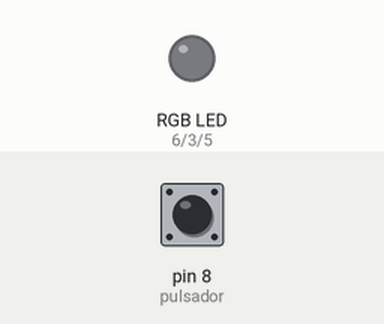
A sketch run on a simulated Arduino Uno, built with avr-gcc and run on an emulated ATmega328P. Parts: an RGB LED mixed from three pins (HIGH = lit). Inputs (shaded band) come from the test bench; at power-on: pin 8 (pulsador) LOW. Dim RGB values are drawn brighter than linear; random numbers use the default seed unless the sketch sets one.

Above: at 1.2 s.
1.3 s: pin 8 (pulsador) pulled HIGH for 3.2 s
At 5.0 s:
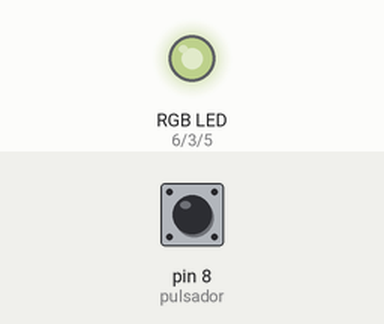
6.0 s: pin 8 (pulsador) pulled HIGH for 0.15 s
At 7.2 s:
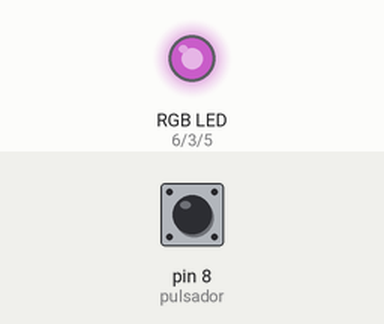
7.6 s: pin 8 (pulsador) pulled HIGH for 1 s
At 8.6 s:
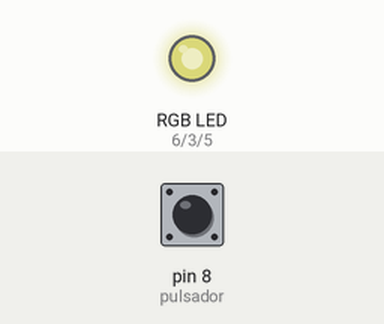
10.1 s: pin 8 (pulsador) pulled HIGH for 0.15 s
At 10.5 s:
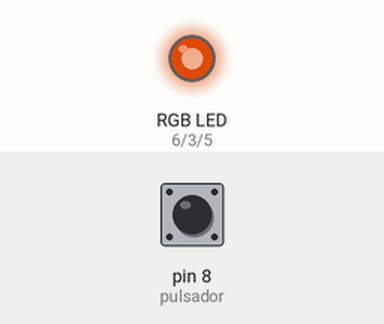
11.7 s: pin 8 (pulsador) pulled HIGH for 0.15 s
At 12.9 s:
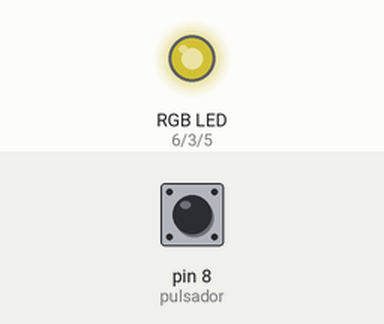
13.3 s: pin 8 (pulsador) pulled HIGH for 1 s
At 14.2 s:
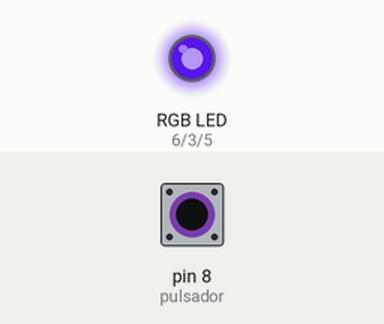
Timing chart, 0 to 16.3 s (numbered marks = the images above; inputs shaded):
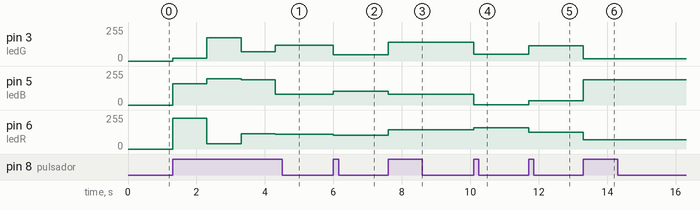

The sketch:

LedRBG.ino
```cpp
int ledR=6;
int ledG=3;
int ledB=5;
int pulsador=8;

// Variables para guardar el color actual.
int valorR;
int valorG;
int valorB;

void setup() {
  pinMode(ledR, OUTPUT);
  pinMode(ledG, OUTPUT);
  pinMode(ledB, OUTPUT);
  pinMode(pulsador, INPUT);

}

void loop() {
  int lecturaBoton=digitalRead(pulsador);

  if(lecturaBoton==HIGH){
    valorR=random(255);
    valorG=random(255);
    valorB=random(255);

    analogWrite(ledR, valorR);
    analogWrite(ledG, valorG);
    analogWrite(ledB, valorB);

    delay(1000);
  }

}
```

Measured:
- after the input at 1.3 s, pin 3 (ledG): 0/255 → 19/255 at once, → 175/255 1.0 s later, → 68/255 1.0 s later, → 120/255 1.0 s later; pin 5 (ledB): 0/255 → 158/255 at once, → 197/255 1.0 s later, → 188/255 1.0 s later, → 80/255 1.0 s later; pin 6 (ledR): 0/255 → 232/255 at once, → 38/255 1.0 s later, → 114/255 1.0 s later, → 109/255 1.0 s later
- after the input at 6.0 s, pin 3 (ledG): 120/255 → 47/255 at once; pin 5 (ledB): 80/255 → 102/255 at once; pin 6 (ledR): 109/255 → 102/255 at once
- after the input at 7.6 s, pin 3 (ledG): 47/255 → 142/255 at once; pin 5 (ledB): 102/255 → 79/255 at once; pin 6 (ledR): 102/255 → 143/255 at once
- after the input at 10.1 s, pin 3 (ledG): 142/255 → 52/255 at once; pin 5 (ledB): 79/255 → 3/255 at once; pin 6 (ledR): 143/255 → 160/255 at once
- after the input at 11.7 s, pin 3 (ledG): 52/255 → 114/255 at once; pin 5 (ledB): 3/255 → 32/255 at once; pin 6 (ledR): 160/255 → 124/255 at once
- after the input at 13.3 s, pin 3 (ledG): 114/255 → 18/255 at once; pin 5 (ledB): 32/255 → 189/255 at once; pin 6 (ledR): 124/255 → 70/255 at once
